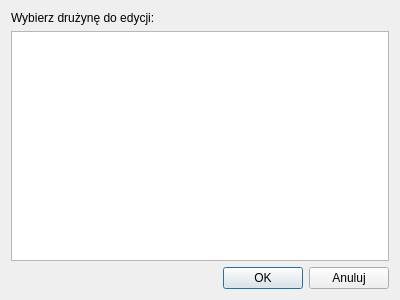
<?xml version="1.0" encoding="UTF-8"?>
<ui version="4.0">
 <class>SelectTeamDialog</class>
 <widget class="QDialog" name="SelectTeamDialog">
  <property name="geometry">
   <rect>
    <x>0</x>
    <y>0</y>
    <width>400</width>
    <height>300</height>
   </rect>
  </property>
  <property name="windowTitle">
   <string>Dialog</string>
  </property>
  <layout class="QVBoxLayout" name="verticalLayout">
   <item>
    <widget class="QLabel" name="label">
     <property name="text">
      <string>Wybierz drużynę do edycji:</string>
     </property>
    </widget>
   </item>
   <item>
    <widget class="QListView" name="WidokDruzyn">
     <property name="selectionBehavior">
      <enum>QAbstractItemView::SelectRows</enum>
     </property>
    </widget>
   </item>
   <item>
    <layout class="QHBoxLayout" name="horizontalLayout">
     <item>
      <spacer name="horizontalSpacer">
       <property name="orientation">
        <enum>Qt::Horizontal</enum>
       </property>
       <property name="sizeHint" stdset="0">
        <size>
         <width>40</width>
         <height>20</height>
        </size>
       </property>
      </spacer>
     </item>
     <item>
      <widget class="QPushButton" name="OK">
       <property name="text">
        <string>OK</string>
       </property>
      </widget>
     </item>
     <item>
      <widget class="QPushButton" name="Anuluj">
       <property name="text">
        <string>Anuluj</string>
       </property>
      </widget>
     </item>
    </layout>
   </item>
  </layout>
 </widget>
 <resources/>
 <connections/>
</ui>
